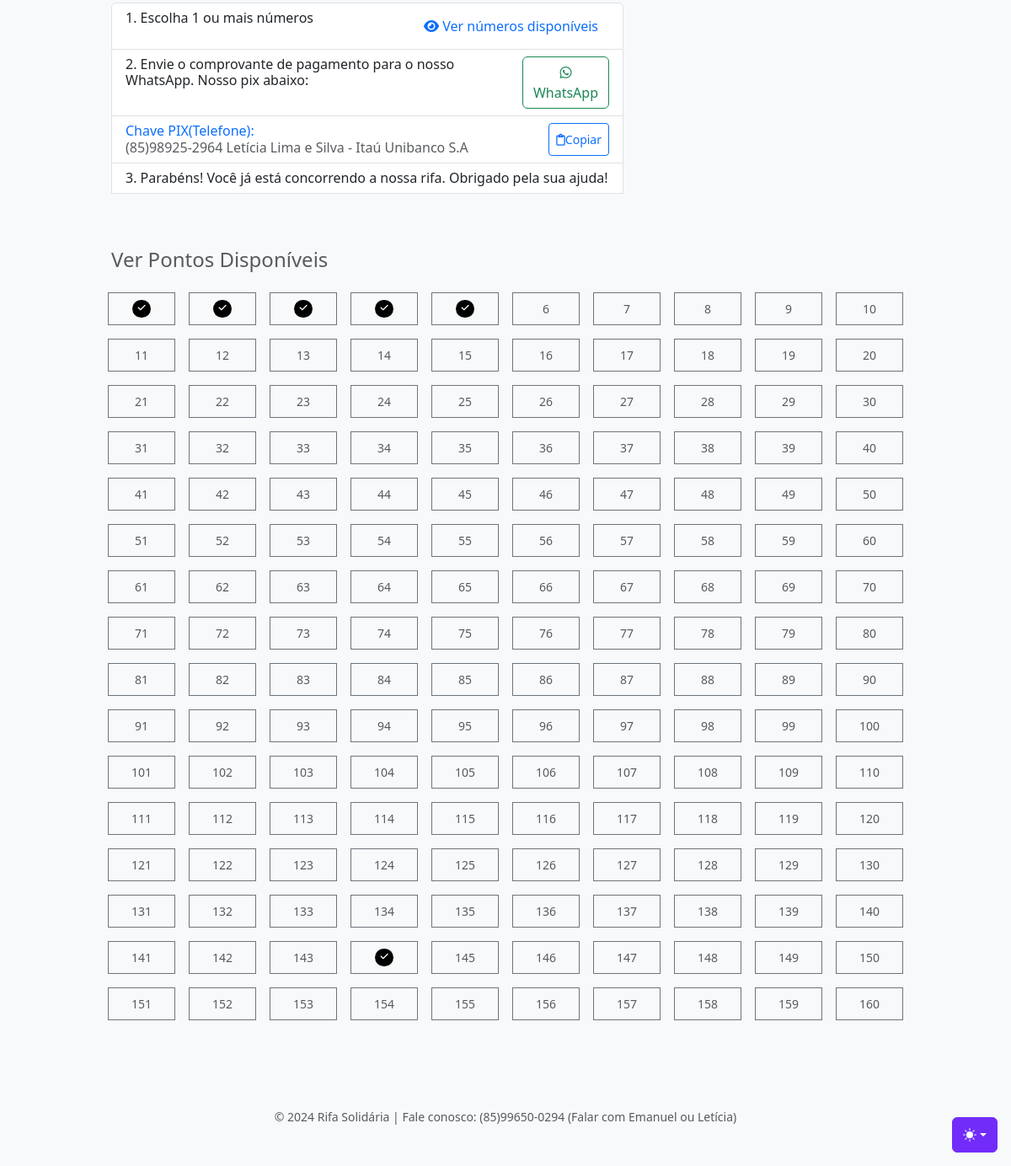
Before: / (lower part) with the older database file.
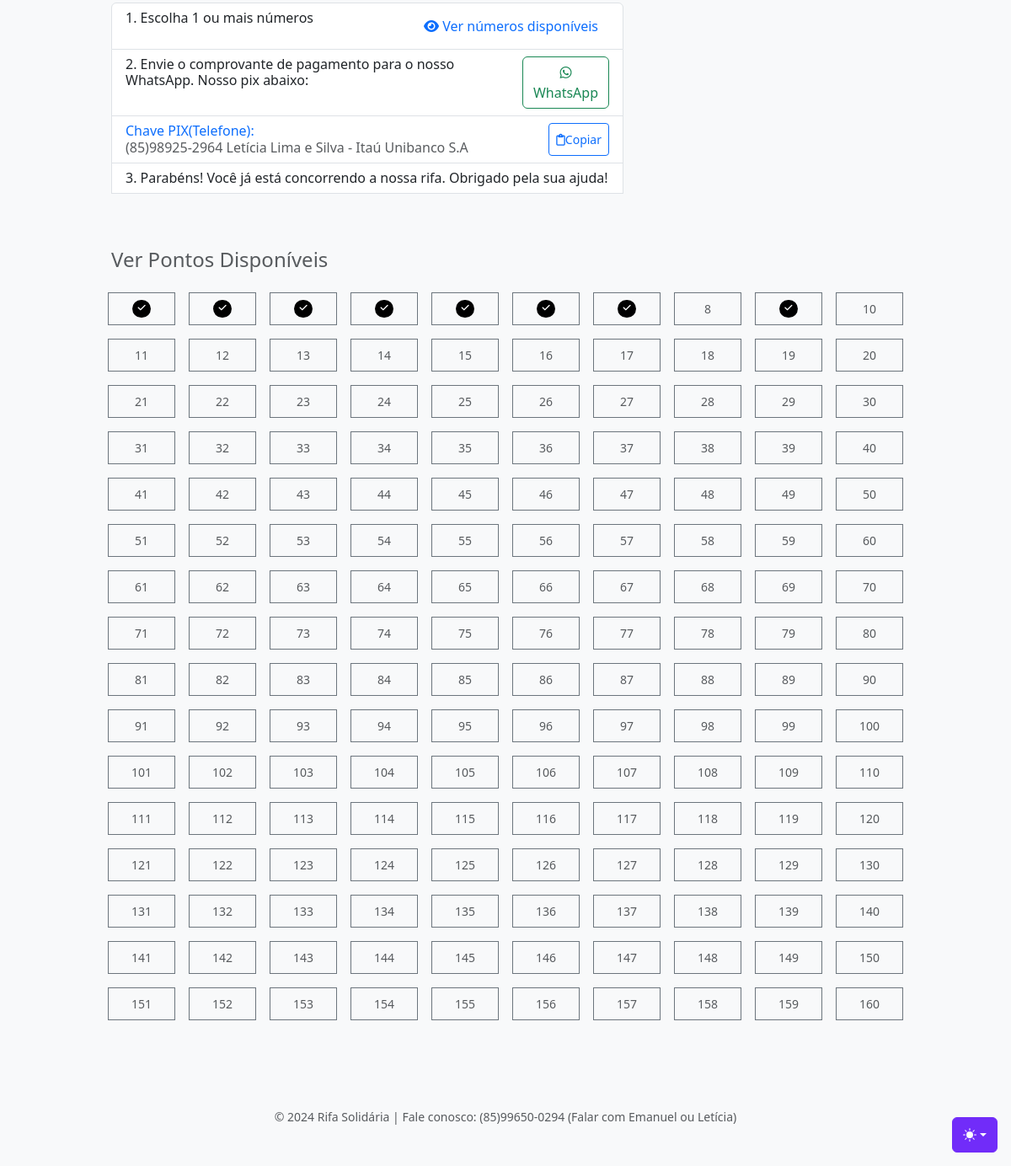
After: the same page with the newer database file.
### tables this page shows
CREATE TABLE "rifas_numeros" (
	"id"	INTEGER,
	"numero"	INTEGER,
	"nome"	TEXT,
	"telefone"	TEXT,
	"pago"	INTEGER DEFAULT 0,
	PRIMARY KEY("id" AUTOINCREMENT)
);

### App.php (called while the page is built, shortened)
<?php
class App{
    private $pdo;
    public function __construct()
    {
        $this->pdo = new Pdo('sqlite:database.db');
    }
    public function getNumeros(){
        $numeros = $this->pdo->prepare("SELECT * FROM rifas_numeros");
        $numeros->execute();
        return $numeros->fetchAll();
    }
}

### index.php (the view, shortened to what this page needs)
<!doctype html>
<html lang="en" data-bs-theme="auto">
<head>
  <link rel="stylesheet" href="https://cdn.jsdelivr.net/npm/@docsearch/css@3">
  <link href="assets/dist/css/bootstrap.min.css" rel="stylesheet">
  <link rel="stylesheet" href="https://cdnjs.cloudflare.com/ajax/libs/font-awesome/6.5.2/css/all.min.css" />
  <link href="checkout.css" rel="stylesheet">
</head>
<body class="bg-body-tertiary">
  <div class="dropdown position-fixed bottom-0 end-0 mb-3 me-3 bd-mode-toggle">
    <button class="btn btn-bd-primary py-2 dropdown-toggle d-flex align-items-center" id="bd-theme" type="button" aria-expanded="false" data-bs-toggle="dropdown" aria-label="Toggle theme (auto)">
      <svg class="bi my-1 theme-icon-active" width="1em" height="1em">
        <use href="#circle-half"></use>
      </svg>
    </button>
  </div>
  <div class="container">
    <main>
      <div class="row g-5">
        <div class="col-md-5 col-lg-8 order-md-first" id="premios">
          <ul class="list-group mb-3">
            <li class="list-group-item d-flex justify-content-between lh-sm">
              <div>
                <h6 class="my-0">1. Escolha 1 ou mais números</h6>
              </div>
              <span class="text-body-secondary"><a href="#pontos" class="btn text-primary" class="text-body-secondary"><i class="fa-solid fa-eye"></i> Ver números disponíveis</a></span>
            </li>
            <li class="list-group-item d-flex justify-content-between lh-sm">
              <div>
                <h6 class="my-0">2. Envie o comprovante de pagamento para o nosso WhatsApp. Nosso pix abaixo:</h6>
              </div>
              <span class="text-body-secondary"> <small class="text-body-secondary"><a href="" id="link_whatsapp" class="btn btn-outline-success" target="_blank"><i class="fa-brands fa-whatsapp"></i>
                    WhatsApp</a></small></span>
            </li>
            <li class="list-group-item d-flex justify-content-between lh-sm">
              <div>
                <h6 class="my-0 text-primary" id="tipo_chave_pix"></h6>
                <span class="text-body-secondary chave_pix"></span>
                <span class="text-body-secondary" id="descricao_pix"></span>
              </div>
              <a class="btn btn-outline-primary d-flex align-items-center btn-sm justify-content-right chave_pix" data-clipboard-text="">
                <i class="fa-regular fa-clipboard"></i> Copiar
              </a>
            </li>
            <li class="list-group-item d-flex justify-content-between lh-sm">
              <div>
                <h6 class="my-0">3. Parabéns! Você já está concorrendo a nossa rifa. Obrigado pela sua ajuda!</h6>
              </div>
              <span class="text-body-secondary"> <small class="text-body-secondary"></span>
            </li>
          </ul>
        </div>
        <div class="col-md-7 col-lg-12" id="pontos">
          <h4 class="mb-3">Ver Pontos Disponíveis</h4>
          <div class="row d-flex justify-content-center" id="div_pontos">
            <?php
            include('App.php');
            $app = new App();
            foreach($app->getNumeros() as $numero){
            ?>
              <div class="col-md-2 col-lg-1 col-sm-2 com-xs-2 border border-secondary col-1 m-2 p-2 d-flex justify-content-center">
                <?= ($numero['nome'] != '')?'<span class="badge bg-black font-weight-bold rounded-pill"><i class="fa fa-check "></i></span></span>':$numero['numero'] ?>
              </div>
            <?php
            }
            ?>
          </div>
        </div>
      </div>
    </main>
    <footer class="my-5 pt-5 text-body-secondary text-center text-small">
      <p class="mb-1">&copy; 2024 Rifa Solidária | Fale conosco: (85)99650-0294 (Falar com Emanuel ou Letícia)</p>
    </footer>
  </div>
</body>
</html>

### checkout.css (style rules this page uses)
.container { max-width: 960px; }

### index.php (style rules this page uses)
.bi { vertical-align: -.125em; fill: currentColor; }
.btn-bd-primary { --bd-violet-bg: #712cf9; --bd-violet-rgb: 112.520718, 44.062154, 249.437846; --bs-btn-font-weight: 600; --bs-btn-color: var(--bs-white); --bs-btn-bg: var(--bd-violet-bg); --bs-btn-border-color: var(--bd-violet-bg); --bs-btn-hover-color: var(--bs-white); --bs-btn-hover-bg: #6528e0; --bs-btn-hover-border-color: #6528e0; --bs-btn-focus-shadow-rgb: var(--bd-violet-rgb); --bs-btn-active-color: var(--bs-btn-hover-color); --bs-btn-active-bg: #5a23c8; --bs-btn-active-border-color: #5a23c8; }
.bd-mode-toggle { z-index: 1500; }

Changed rows visible on the page:
changed rifas_numeros (number 6 of 160 on the later page): nome empty → "Maria Zilda ADTC ABJ" (drawn); numero "6" → (not shown)
changed rifas_numeros (number 7 of 160 on the later page): nome empty → "Esdras Levi" (drawn); numero "7" → (not shown)
changed rifas_numeros (number 9 of 160 on the later page): nome empty → "Fabiana ADTC ABJ" (drawn); numero "9" → (not shown)
changed rifas_numeros (number 144 of 160 on the later page): numero (not shown) → "144"; nome "Getúlio (ADTC SGA SEDE)" → empty (drawn)
